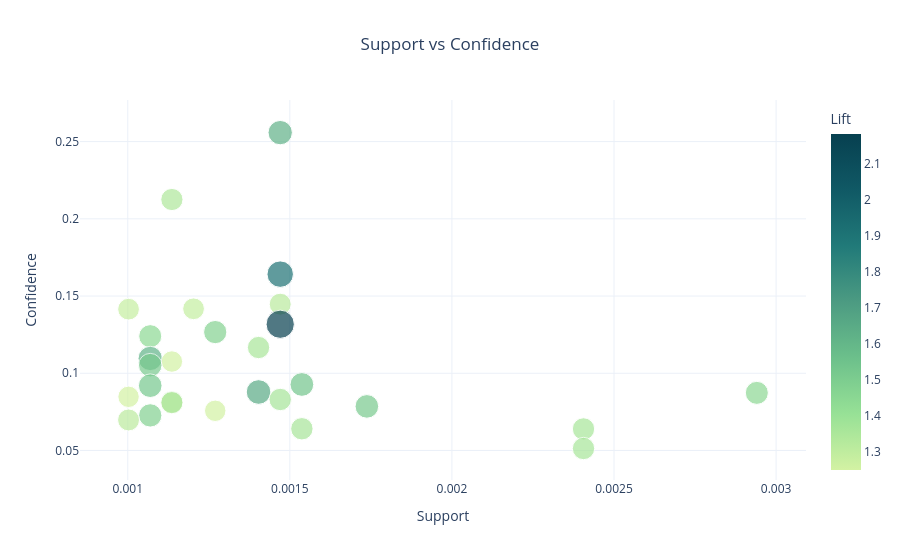

Notebook source saved alongside this figure:
### Code cell
rules_simple['antecedents_str'] = rules_simple['antecedents'].apply(
    lambda x: ', '.join(list(x)))
rules_simple['consequents_str'] = rules_simple['consequents'].apply(
    lambda x: ', '.join(list(x)))

fig = px.scatter(
    rules_simple,
    x="support",
    y="confidence",
    size="lift",
    color="lift",
    color_continuous_scale="Emrld",
    hover_data={
        "antecedents_str": True,
        "consequents_str": True,
        "support": False,
        "confidence": False,
        "lift": True
    },
    labels={
        "support": "Support",
        "confidence": "Confidence",
        "lift": "Lift",
        "antecedents_str": "Antecedents",
        "consequents_str": "Consequents"
    },
    title="Support vs Confidence"
)

fig.update_layout(
    template="plotly_white",
    title_x=0.5
    
)

fig.show()

### Figure 1 — Plotly figure (JSON) as saved in the notebook; plotly's stock layout.template omitted (floating-point values rounded to 4 significant figures)
{"data": [{"customdata": [["sausage, yogurt", "whole milk", 1.62], ["sausage, rolls/buns", "whole milk", 1.346], ["whole milk, sausage", "yogurt", 1.912], ["processed cheese", "rolls/buns", 1.316], ["packaged fruit/vegetables", "rolls/buns", 1.288], ["seasonal products", "rolls/buns", 1.286], ["whole milk, yogurt", "sausage", 2.183], ["soft cheese", "yogurt", 1.475], ["detergent", "yogurt", 1.444], ["chewing gum", "yogurt", 1.359], ["flour", "tropical fruit", 1.617], ["herbs", "yogurt", 1.253], ["processed cheese", "root vegetables", 1.513], ["beverages", "sausage", 1.537], ["whole milk, soda", "sausage", 1.524], ["specialty chocolate", "citrus fruit", 1.654], ["curd", "sausage", 1.447], ["cat food", "tropical fruit", 1.251], ["sugar", "bottled water", 1.368], ["whole milk, rolls/buns", "sausage", 1.348], ["sliced cheese", "sausage", 1.341], ["napkins", "pastry", 1.519], ["frozen meals", "sausage", 1.254], ["hard cheese", "pip fruit", 1.483], ["candy", "citrus fruit", 1.313], ["white bread", "canned beer", 1.366], ["brown bread", "canned beer", 1.363], ["canned beer", "brown bread", 1.363]], "hovertemplate": "Lift=%{marker.color}<br>Antecedents=%{customdata[0]}<br>Consequents=%{customdata[1]}<extra></extra>", "legendgroup": "", "marker": {"color": [1.62, 1.346, 1.912, 1.316, 1.288, 1.286, 2.183, 1.475, 1.444, 1.359, 1.617, 1.253, 1.513, 1.537, 1.524, 1.654, 1.447, 1.251, 1.368, 1.348, 1.341, 1.519, 1.254, 1.483, 1.313, 1.366, 1.363, 1.363], "coloraxis": "coloraxis", "size": [1.62, 1.346, 1.912, 1.316, 1.288, 1.286, 2.183, 1.475, 1.444, 1.359, 1.617, 1.253, 1.513, 1.537, 1.524, 1.654, 1.447, 1.251, 1.368, 1.348, 1.341, 1.519, 1.254, 1.483, 1.313, 1.366, 1.363, 1.363], "sizemode": "area", "sizeref": 0.005457, "symbol": "circle"}, "mode": "markers", "name": "", "orientation": "v", "showlegend": false, "type": "scatter", "x": [0.00147, 0.001136, 0.00147, 0.00147, 0.001203, 0.001002, 0.00147, 0.00127, 0.001069, 0.001403, 0.001069, 0.001136, 0.001069, 0.001537, 0.001069, 0.001403, 0.002941, 0.001002, 0.00147, 0.001136, 0.001136, 0.001738, 0.00127, 0.001069, 0.001002, 0.001537, 0.002406, 0.002406], "xaxis": "x", "y": [0.2558, 0.2125, 0.1642, 0.1447, 0.1417, 0.1415, 0.1317, 0.1267, 0.124, 0.1167, 0.1096, 0.1076, 0.1053, 0.09274, 0.09195, 0.08787, 0.0873, 0.08475, 0.08302, 0.08134, 0.08095, 0.07855, 0.0757, 0.07273, 0.06977, 0.06407, 0.06394, 0.05128], "yaxis": "y"}], "layout": {"coloraxis": {"colorbar": {"title": {"text": "Lift"}}, "colorscale": [[0, "rgb(211, 242, 163)"], [0.1667, "rgb(151, 225, 150)"], [0.3333, "rgb(108, 192, 139)"], [0.5, "rgb(76, 155, 130)"], [0.6667, "rgb(33, 122, 121)"], [0.8333, "rgb(16, 89, 101)"], [1, "rgb(7, 64, 80)"]]}, "legend": {"itemsizing": "constant", "tracegroupgap": 0}, "title": {"text": "Support vs Confidence", "x": 0.5}, "xaxis": {"anchor": "y", "domain": [0, 1], "title": {"text": "Support"}}, "yaxis": {"anchor": "x", "domain": [0, 1], "title": {"text": "Confidence"}}}}
